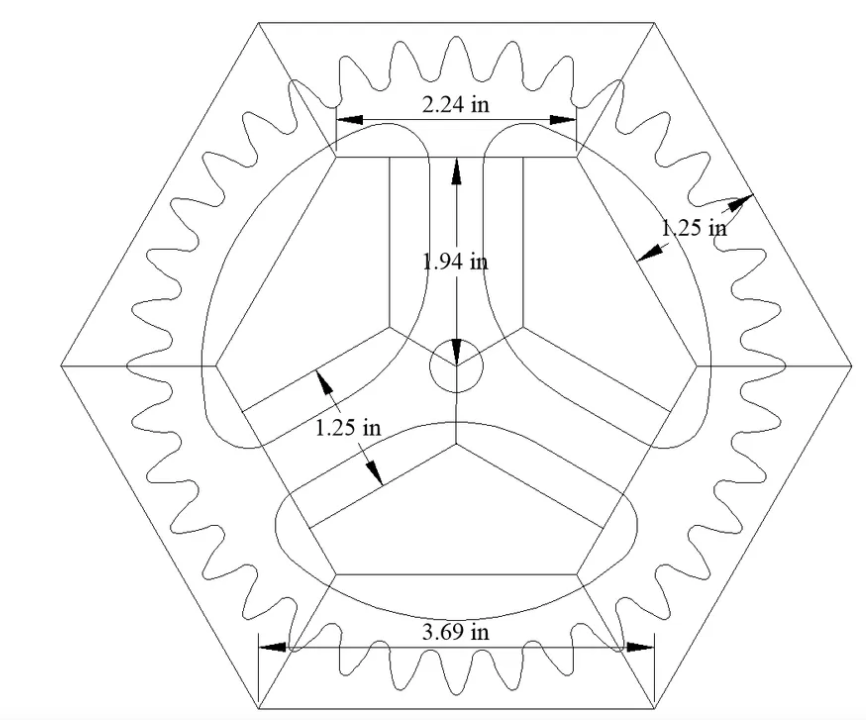
#> input picture src/drawings/Screenshot (2).png, 866 x 720 px, found by its file name
$ python region_map.py
#> lines starting #> are read from the running program, lines starting #| are printed output that depends on the picture; after the words box and inside, x2 and y2 are one past the last pixel; in counts of white or black regions, pixels touching at a corner belong together
# -*- coding: utf-8 -*-
"""
region_map.py — flood-fill the drawing with the drawn lines acting as walls
and print an ASCII map of the connected regions.  This reveals the topology of
the part (material / windows / bore) without having to guess.
"""
import math

import numpy as np
from PIL import Image
from scipy import ndimage

IMG = "/workspace/src/drawings/Screenshot (2).png"
CX, CY = 455.5, 366.0

A = np.array(Image.open(IMG).convert("L"))
INK = A < 200
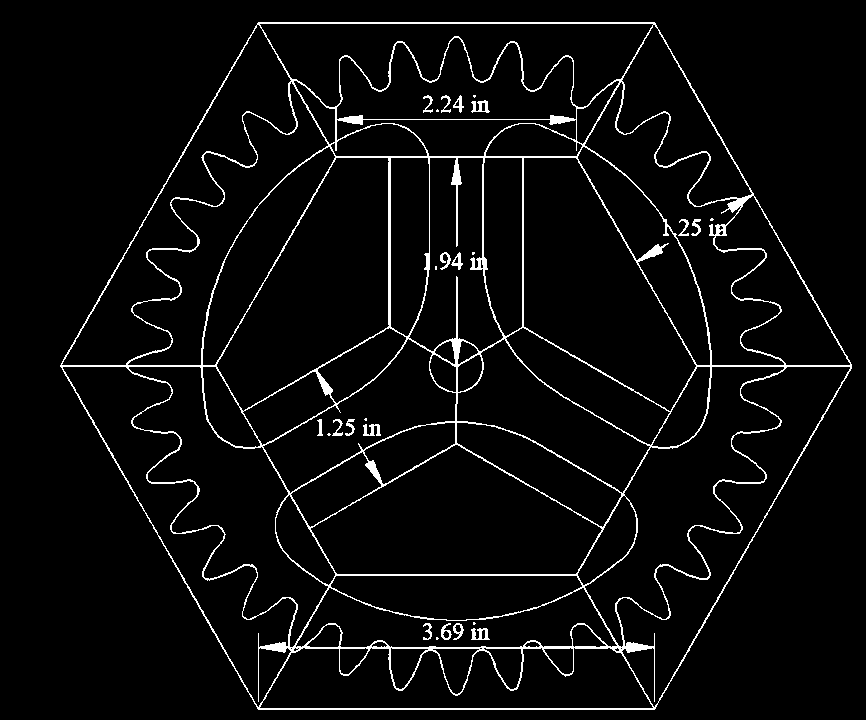
#> INK: shape (720, 866) bool; 4.3% white in thin lines or dots, all inside (x1, y1, x2, y2) = (60, 22, 852, 710)
H, W = INK.shape
#> H = 720; W = 866

# --- remove arrow heads (solid blocks) so they do not act as walls -------- #
dense = ndimage.uniform_filter(INK.astype(np.float32), size=3)
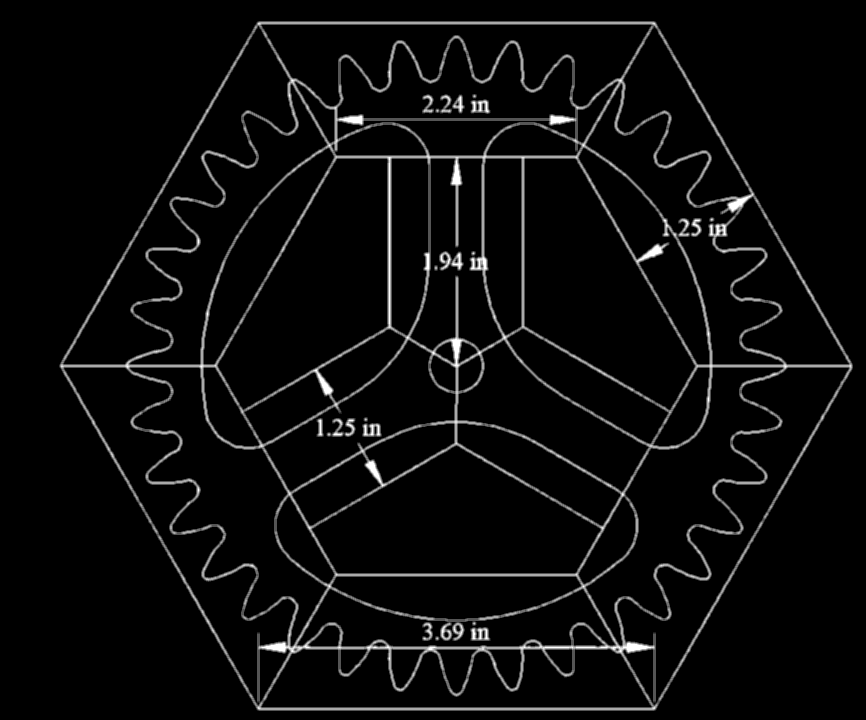
#> dense: shape (720, 866) float32; min 0, max 1, mean 0.0434
solid = (dense > 0.995) & INK
#> solid: shape (720, 866) bool; 0.25% white; 90 white regions (75 under 20 px), largest, box (x1, y1, x2, y2) and area: (389, 163, 390, 324) 161, (623, 643, 651, 652) 114, (262, 643, 286, 651) 104
solid = ndimage.binary_dilation(solid, np.ones((3, 3)))
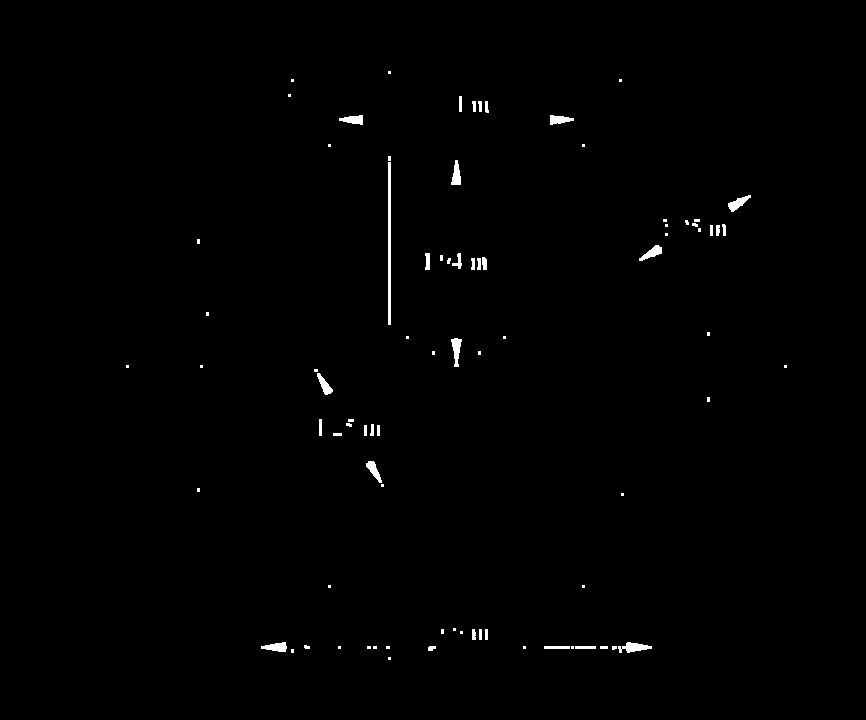
#> solid: shape (720, 866) bool; 0.61% white; 83 white regions (47 under 20 px), largest, box (x1, y1, x2, y2) and area: (388, 162, 391, 325) 489, (618, 642, 652, 653) 213, (451, 338, 462, 367) 182
walls = INK & ~solid

# --- remove the OUTER hexagon (analytically known) ----------------------- #
R_HEX = 395.5
outer = np.zeros_like(walls)
for k in range(6):
    a0 = math.radians(60 * k)
    a1 = math.radians(60 * (k + 1))
    p0 = (CX + R_HEX * math.cos(a0), CY - R_HEX * math.sin(a0))
    p1 = (CX + R_HEX * math.cos(a1), CY - R_HEX * math.sin(a1))
    n = 400
    for i in range(n + 1):
            t = i / n
            x = p0[0] + (p1[0] - p0[0]) * t
            y = p0[1] + (p1[1] - p0[1]) * t
            xi, yi = int(round(x)), int(round(y))
            for dy in range(-2, 3):
                for dx in range(-2, 3):
                    yy, xx = yi + dy, xi + dx
                    if 0 <= yy < H and 0 <= xx < W:
                        outer[yy, xx] = True
walls = walls & ~outer
#> walls: shape (720, 866) bool; 3.1% white in thin lines or dots, all inside (x1, y1, x2, y2) = (64, 26, 848, 707)

# seal the walls (anti-aliased lines have pin-holes)
walls = ndimage.binary_dilation(walls, np.ones((3, 3)))
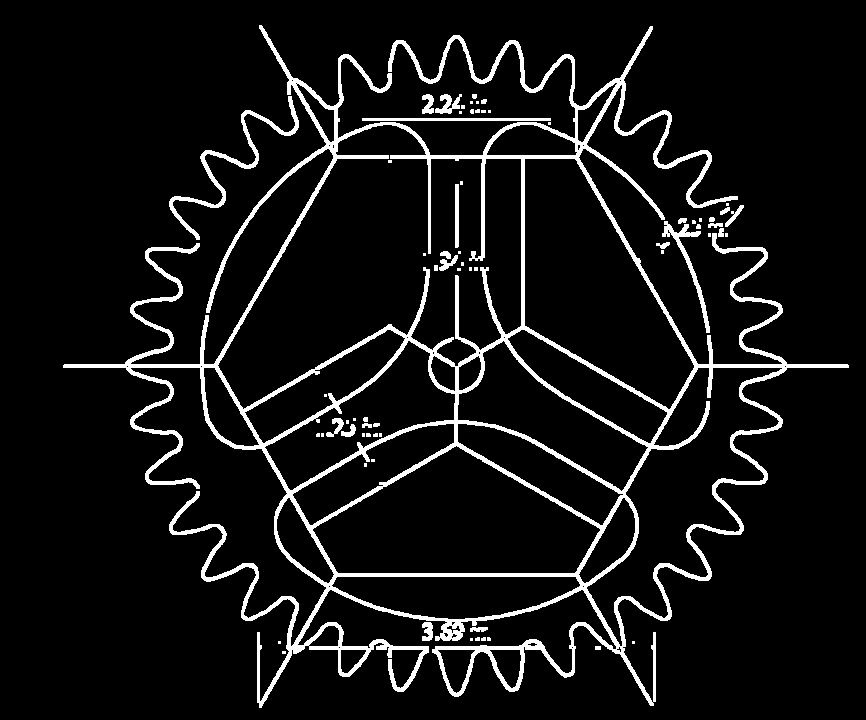
#> walls: shape (720, 866) bool; 7.7% white; 69 white regions (41 under 20 px), largest, box (x1, y1, x2, y2) and area: (63, 25, 849, 708) 42641, (169, 96, 299, 240) 1534, (662, 221, 710, 333) 740
free = ~walls


def flood(seed, mask):
    lbl, n = ndimage.label(mask)          # 4-connectivity for the free space
    return lbl == lbl[seed], n


regions = {}
for name, seed in [("arm-top", (455, 200)), ("hub", (455, 355)),
                    ("upper-left", (250, 250)), ("upper-right", (640, 250)),
                    ("lower", (455, 500)), ("lower-left", (300, 500)),
                    ("lower-right", (620, 500)), ("outside", (5, 5)),
                    ("near-bore", (440, 366)), ("gap", (470, 366))]:
    m, n = flood(seed, free)
    regions[name] = m
    print("%-12s seed=%-10s  pixels=%6d  of %d regions" % (name, seed, m.sum(), n))
#> this loop made 10 passes
#| arm-top      seed=(455, 200)  pixels=399038  of 50 regions
#| hub          seed=(455, 355)  pixels= 47940  of 50 regions
#| upper-left   seed=(250, 250)  pixels=399038  of 50 regions
#| upper-right  seed=(640, 250)  pixels=399038  of 50 regions
#| lower        seed=(455, 500)  pixels=  5733  of 50 regions
#| lower-left   seed=(300, 500)  pixels= 47698  of 50 regions
#| lower-right  seed=(620, 500)  pixels=399038  of 50 regions
#| outside      seed=(5, 5)      pixels=399038  of 50 regions
#> (further printed lines are left out)
#> pass 1, in flood, `lbl, n = ndimage.label(mask)`:
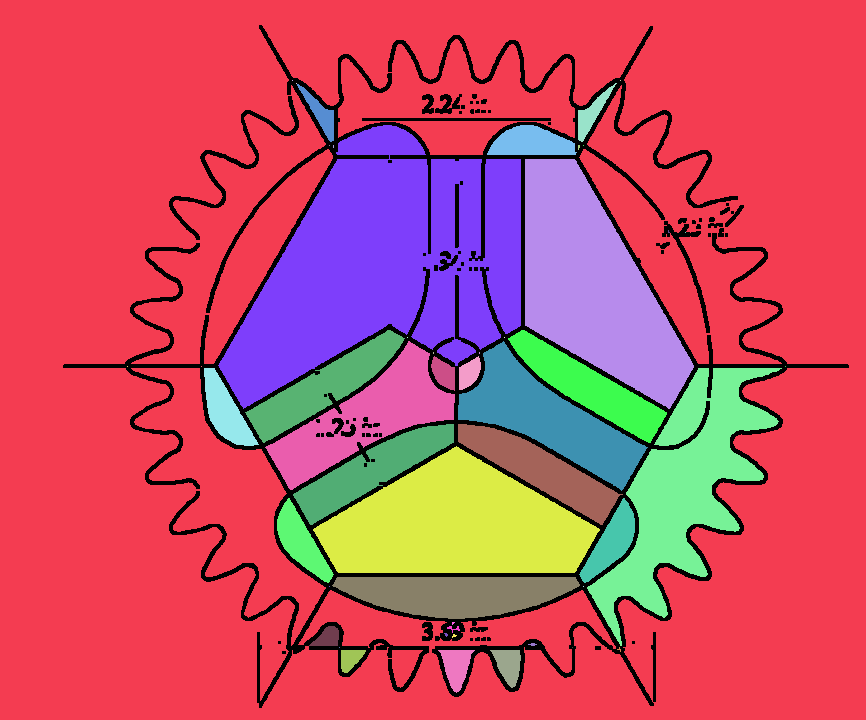
#> lbl: shape (720, 866) int32; 51 distinct labels, from 0 to 50; one colour per label, 0 black
#> pass 1, `m, n = flood(seed, free)`:
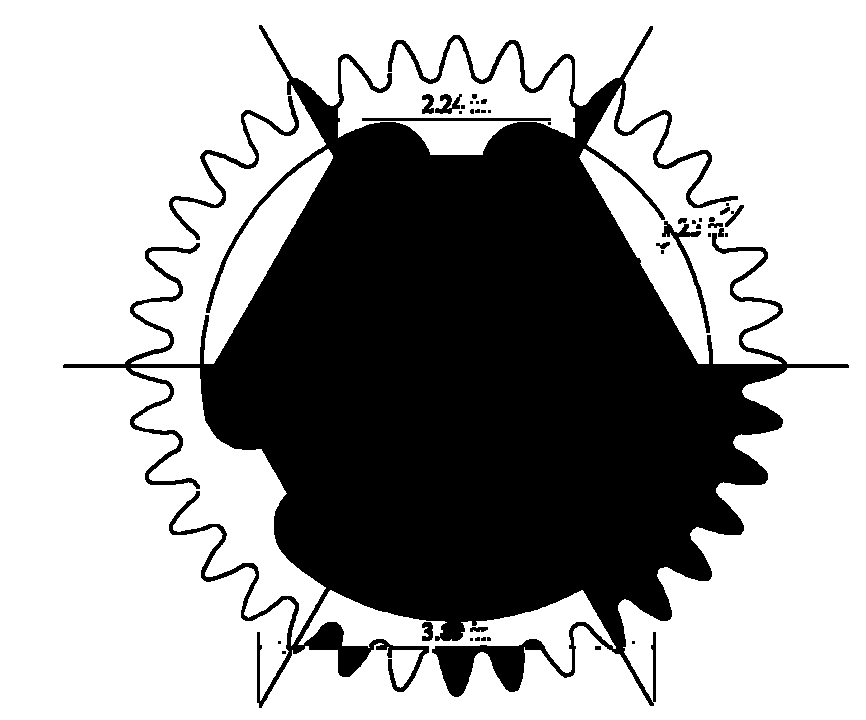
#> m: shape (720, 866) bool; 64% white; 41 black regions (22 under 20 px), largest, box (x1, y1, x2, y2) and area: (63, 25, 849, 708) 220212, (169, 96, 299, 240) 1534, (662, 221, 710, 333) 745
#> after the loop:
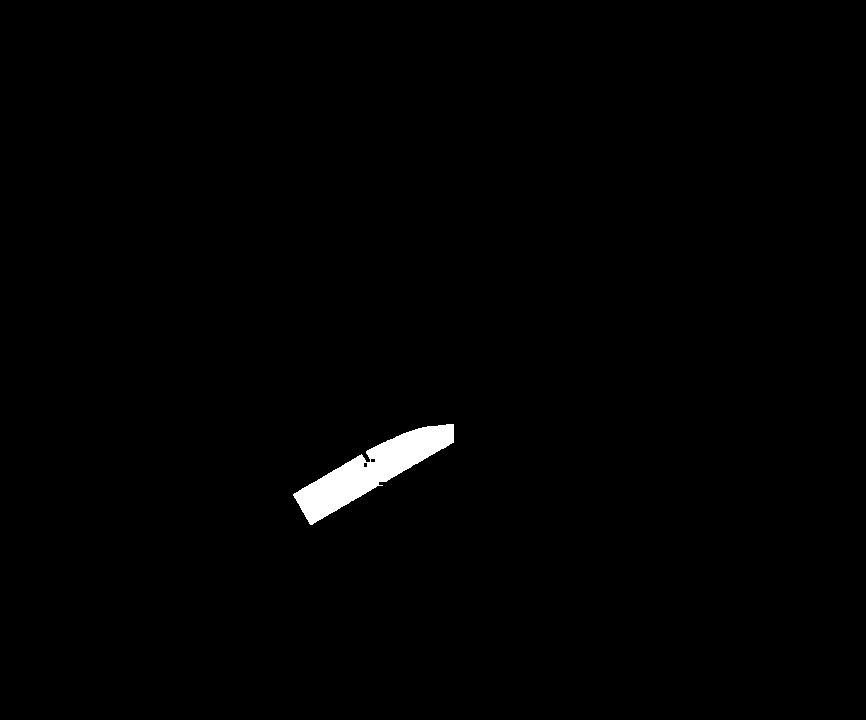
#> m: shape (720, 866) bool; 0.9% white; 1 white region, box (x1, y1, x2, y2) and area: (293, 424, 454, 525) 5628
#> after the loop, regions = 10 items

# ------------------------------------------------------------------ #
# ASCII map of the region of the top arm and the surrounding area
# ------------------------------------------------------------------ #
print()
print("=== material map, x 180..740, y 100..640 (step 7) ===")
marks = {}
letters = "ABCDEFGHIJKLMNOPQRSTUVWXYZ"
for i, (name, m) in enumerate(regions.items()):
    marks[name] = letters[i] if i < len(letters) else "?"
#> this loop made 10 passes
#> name on passes 1 to 10: 'arm-top', 'hub', 'upper-left', 'upper-right', 'lower', 'lower-left', 'lower-right', 'outside', 'near-bore', 'gap'
#> after the loop, marks = 10 items
legend = {marks[n]: n for n in regions}
#> legend = 10 items
print("legend:", legend)
#| legend: {'A': 'arm-top', 'B': 'hub', 'C': 'upper-left', 'D': 'upper-right', 'E': 'lower', 'F': 'lower-left', 'G': 'lower-right', 'H': 'outside', 'I': 'near-bore', 'J': 'gap'}
for y in range(100, 641, 7):
    row = ""
    for x in range(180, 741, 7):
        ch = " "
        for name, m in regions.items():
            if m[y, x]:
                ch = marks[name]
                break
        row += ch
    print("%4d %s" % (y, row))
